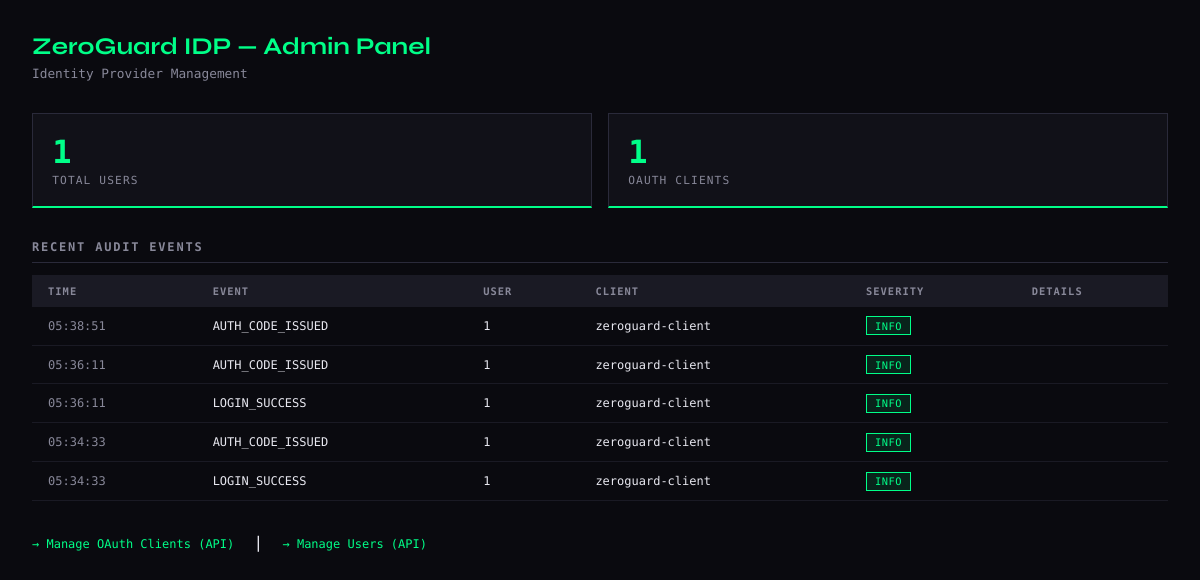
Page /admin/ (signed in) on the earlier database version.
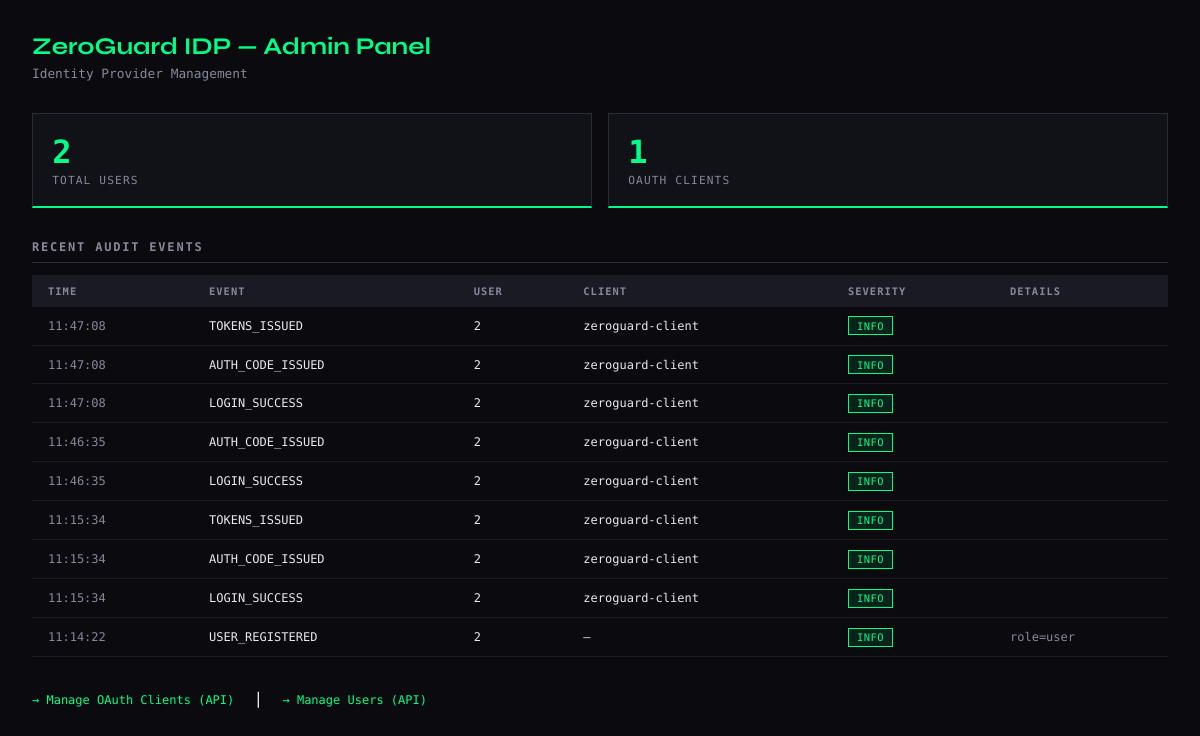
Same page on the later database version.
### idp/models/models.py (models this page shows)
class AuditLog(db.Model):
    __tablename__ = 'idp_audit_logs'
    id         = db.Column(db.Integer, primary_key=True)
    event      = db.Column(db.String(100), nullable=False)
    user_id    = db.Column(db.Integer, nullable=True)
    client_id  = db.Column(db.String(64), nullable=True)
    details    = db.Column(db.Text, nullable=True)
    ip_address = db.Column(db.String(45), nullable=True)
    severity   = db.Column(db.String(20), default='info')
    timestamp  = db.Column(db.DateTime, default=datetime.utcnow, index=True)

### idp/routes/admin_routes.py (the view)
@admin_bp.route('/')
def dashboard():
    if not _require_admin():
        return render_template('idp_admin_login.html')
    users   = User.query.count()
    clients = OAuthClient.query.count()
    logs    = AuditLog.query.order_by(AuditLog.timestamp.desc()).limit(20).all()
    return render_template('idp_admin.html', users=users, clients=clients, logs=logs)

### idp/routes/admin_routes.py (called while the page is built)
def _require_admin():
    return session.get('idp_admin') is True

### idp/templates/idp_admin.html (shortened to what this page needs)
<!DOCTYPE html>
<html lang="en">
<head>
</head>
<body>
  <h1>ZeroGuard IDP — Admin Panel</h1>
  <p class="sub">Identity Provider Management</p>
  <div class="stats">
    <div class="stat"><div class="stat-val">{{ users }}</div><div class="stat-label">Total Users</div></div>
    <div class="stat"><div class="stat-val">{{ clients }}</div><div class="stat-label">OAuth Clients</div></div>
  </div>
  <h2>Recent Audit Events</h2>
  <table>
    <thead><tr><th>Time</th><th>Event</th><th>User</th><th>Client</th><th>Severity</th><th>Details</th></tr></thead>
    <tbody>
      {% for l in logs %}
      <tr>
        <td style="color:var(--text-dim)">{{ l.timestamp.strftime('%H:%M:%S') }}</td>
        <td>{{ l.event }}</td>
        <td>{{ l.user_id or '—' }}</td>
        <td>{{ l.client_id or '—' }}</td>
        <td><span class="badge badge-{{ l.severity }}">{{ l.severity }}</span></td>
        <td style="color:var(--text-dim)">{{ l.details or '' }}</td>
      </tr>
      {% endfor %}
    </tbody>
  </table>
  <p><a href="/admin/clients">→ Manage OAuth Clients (API)</a> &nbsp;|&nbsp; <a href="/admin/users">→ Manage Users (API)</a></p>
</body>
</html>

### idp/templates/idp_admin.html (style rules this page uses)
:root { --bg:#0a0a0f;--surface:#111118;--surface2:#1a1a24;--border:#2a2a3a;--accent:#00ff88;--accent2:#7c3aed;--text:#e8e8f0;--text-dim:#888899;--danger:#ff4444;--warn:#ffaa00; }
* { margin:0;padding:0;box-sizing:border-box; }
body { background:var(--bg);color:var(--text);font-family:'Space Mono',monospace;padding:2rem; }
h1 { font-family:'Syne',sans-serif;color:var(--accent);font-size:1.5rem;margin-bottom:.3rem; }
.sub { color:var(--text-dim);font-size:.8rem;margin-bottom:2rem; }
.stats { display:grid;grid-template-columns:repeat(auto-fit,minmax(150px,1fr));gap:1rem;margin-bottom:2rem; }
.stat { background:var(--surface);border:1px solid var(--border);padding:1.2rem;border-bottom:2px solid var(--accent); }
.stat-val { font-size:2rem;font-weight:700;color:var(--accent); }
.stat-label { font-size:.7rem;color:var(--text-dim);text-transform:uppercase;letter-spacing:.1em;margin-top:.2rem; }
h2 { font-size:.75rem;text-transform:uppercase;letter-spacing:.15em;color:var(--text-dim);margin:1.5rem 0 .75rem;border-bottom:1px solid var(--border);padding-bottom:.5rem; }
table { width:100%;border-collapse:collapse;font-size:.75rem;margin-bottom:2rem; }
th { text-align:left;padding:.6rem 1rem;background:var(--surface2);color:var(--text-dim);font-size:.65rem;text-transform:uppercase;letter-spacing:.1em; }
td { padding:.6rem 1rem;border-bottom:1px solid rgba(42,42,58,.5); }
.badge { display:inline-block;padding:.15rem .5rem;font-size:.65rem;text-transform:uppercase;letter-spacing:.05em; }
.badge-info { background:rgba(0,255,136,.1);color:var(--accent);border:1px solid var(--accent); }
a { color:var(--accent);text-decoration:none;font-size:.75rem; }

Differences in the rows shown:
added AuditLog: timestamp "11:47:08", event "TOKENS_ISSUED", user "2", client "zeroguard-client", severity "INFO"
added AuditLog: timestamp "11:47:08", event "AUTH_CODE_ISSUED", user "2", client "zeroguard-client", severity "INFO"
added AuditLog: timestamp "11:47:08", event "LOGIN_SUCCESS", user "2", client "zeroguard-client", severity "INFO"
added AuditLog: timestamp "11:46:35", event "AUTH_CODE_ISSUED", user "2", client "zeroguard-client", severity "INFO"
changed AuditLog (number 5 of 9 on the later page): timestamp "05:38:51" → "11:46:35"; event "AUTH_CODE_ISSUED" → "LOGIN_SUCCESS"; user "1" → "2"
changed AuditLog (number 6 of 9 on the later page): timestamp "05:36:11" → "11:15:34"; event "AUTH_CODE_ISSUED" → "TOKENS_ISSUED"; user "1" → "2"
changed AuditLog (number 7 of 9 on the later page): timestamp "05:36:11" → "11:15:34"; event "LOGIN_SUCCESS" → "AUTH_CODE_ISSUED"; user "1" → "2"
changed AuditLog (number 8 of 9 on the later page): timestamp "05:34:33" → "11:15:34"; event "AUTH_CODE_ISSUED" → "LOGIN_SUCCESS"; user "1" → "2"
changed AuditLog: timestamp "05:34:33" → "11:14:22"; event "LOGIN_SUCCESS" → "USER_REGISTERED"; user "1" → "2"; client "zeroguard-client" → "—"; details (not shown) → "role=user"
Other differences:
{{ users }}: "1" → "2"
